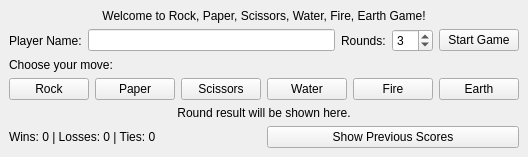
<?xml version="1.0" encoding="UTF-8"?>
<ui version="4.0">
 <class>RPSGameWindow</class>
 <widget class="QMainWindow" name="RPSGameWindow">
  <property name="windowTitle">
   <string>RPS Extended Game</string>
  </property>
  <widget class="QWidget" name="centralwidget">
   <layout class="QVBoxLayout" name="verticalLayout_main">

    <item>
     <widget class="QLabel" name="label_welcome">
      <property name="text">
       <string>Welcome to Rock, Paper, Scissors, Water, Fire, Earth Game!</string>
      </property>
      <property name="alignment">
       <set>Qt::AlignCenter</set>
      </property>
     </widget>
    </item>

    <item>
     <layout class="QHBoxLayout" name="horizontalLayout_playerInfo">
      <item>
       <widget class="QLabel" name="label_name">
        <property name="text">
         <string>Player Name:</string>
        </property>
       </widget>
      </item>
      <item>
       <widget class="QLineEdit" name="lineEdit_name"/>
      </item>
      <item>
       <widget class="QLabel" name="label_rounds">
        <property name="text">
         <string>Rounds:</string>
        </property>
       </widget>
      </item>
      <item>
       <widget class="QSpinBox" name="spinBox_rounds">
        <property name="minimum">
         <number>1</number>
        </property>
        <property name="maximum">
         <number>50</number>
        </property>
        <property name="value">
         <number>3</number>
        </property>
       </widget>
      </item>
      <item>
       <widget class="QPushButton" name="btn_start">
        <property name="text">
         <string>Start Game</string>
        </property>
       </widget>
      </item>
     </layout>
    </item>

    <item>
     <widget class="QLabel" name="label_instruction">
      <property name="text">
       <string>Choose your move:</string>
      </property>
     </widget>
    </item>

    <item>
     <layout class="QHBoxLayout" name="layout_buttons">
      <item>
       <widget class="QPushButton" name="btn_rock">
        <property name="text">
         <string>Rock</string>
        </property>
       </widget>
      </item>
      <item>
       <widget class="QPushButton" name="btn_paper">
        <property name="text">
         <string>Paper</string>
        </property>
       </widget>
      </item>
      <item>
       <widget class="QPushButton" name="btn_scissors">
        <property name="text">
         <string>Scissors</string>
        </property>
       </widget>
      </item>
      <item>
       <widget class="QPushButton" name="btn_water">
        <property name="text">
         <string>Water</string>
        </property>
       </widget>
      </item>
      <item>
       <widget class="QPushButton" name="btn_fire">
        <property name="text">
         <string>Fire</string>
        </property>
       </widget>
      </item>
      <item>
       <widget class="QPushButton" name="btn_earth">
        <property name="text">
         <string>Earth</string>
        </property>
       </widget>
      </item>
     </layout>
    </item>

    <item>
     <widget class="QLabel" name="label_result">
      <property name="text">
       <string>Round result will be shown here.</string>
      </property>
      <property name="alignment">
       <set>Qt::AlignCenter</set>
      </property>
     </widget>
    </item>

    <item>
     <layout class="QHBoxLayout" name="layout_scores">
      <item>
       <widget class="QLabel" name="label_score">
        <property name="text">
         <string>Wins: 0 | Losses: 0 | Ties: 0</string>
        </property>
       </widget>
      </item>
      <item>
       <widget class="QPushButton" name="btn_show_scores">
        <property name="text">
         <string>Show Previous Scores</string>
        </property>
       </widget>
      </item>
     </layout>
    </item>

   </layout>
  </widget>
 </widget>
 <resources/>
 <connections/>
</ui>
